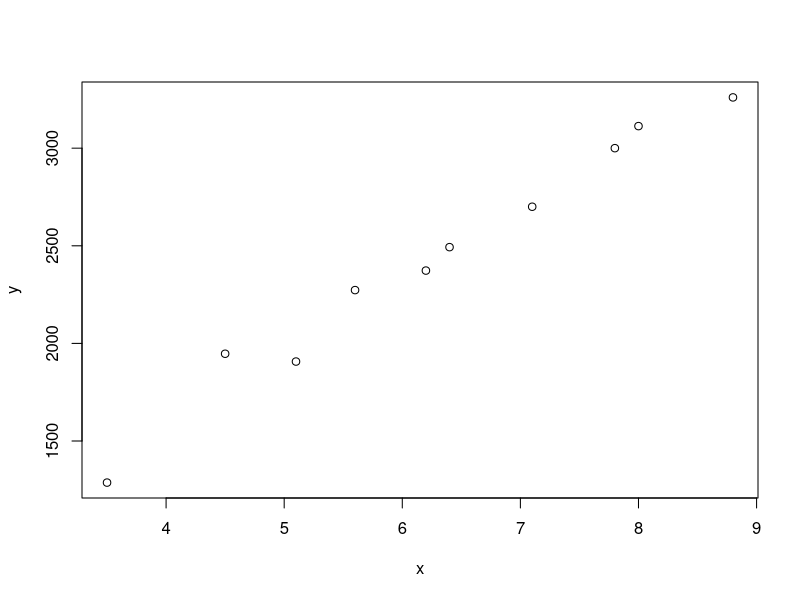

Here is the R script that generated this plot:
x <- c(5.1, 3.5, 7.1, 6.2, 8.8, 7.8, 4.5, 5.6, 8.0, 6.4)
y <- c(1907, 1287, 2700, 2373, 3260, 3000, 1947, 2273, 3113, 2493)
relation <- lm(y ~ x)
plot(x, y)
print(summary(relation))
print(confint(relation))
a <- data.frame(x = 7)
result <- predict(relation, a, interval = "prediction")
print(result)
result <- predict(relation, a, interval = "confidence")
print(result)